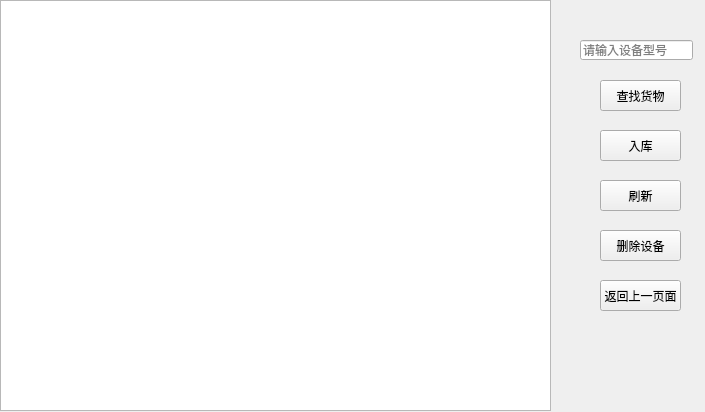
<?xml version="1.0" encoding="UTF-8"?>
<ui version="4.0">
 <class>Repertory</class>
 <widget class="QWidget" name="Repertory">
  <property name="geometry">
   <rect>
    <x>0</x>
    <y>0</y>
    <width>705</width>
    <height>412</height>
   </rect>
  </property>
  <property name="windowTitle">
   <string>Form</string>
  </property>
  <widget class="QListWidget" name="repertory_listWidget">
   <property name="geometry">
    <rect>
     <x>0</x>
     <y>0</y>
     <width>551</width>
     <height>411</height>
    </rect>
   </property>
  </widget>
  <widget class="QPushButton" name="repertory_back">
   <property name="geometry">
    <rect>
     <x>600</x>
     <y>280</y>
     <width>81</width>
     <height>31</height>
    </rect>
   </property>
   <property name="text">
    <string>返回上一页面</string>
   </property>
  </widget>
  <widget class="QLabel" name="sum">
   <property name="geometry">
    <rect>
     <x>590</x>
     <y>10</y>
     <width>111</width>
     <height>16</height>
    </rect>
   </property>
   <property name="text">
    <string/>
   </property>
  </widget>
  <widget class="QPushButton" name="repertory_add">
   <property name="geometry">
    <rect>
     <x>600</x>
     <y>130</y>
     <width>81</width>
     <height>31</height>
    </rect>
   </property>
   <property name="text">
    <string>入库</string>
   </property>
  </widget>
  <widget class="QLineEdit" name="find_input">
   <property name="geometry">
    <rect>
     <x>580</x>
     <y>40</y>
     <width>113</width>
     <height>20</height>
    </rect>
   </property>
   <property name="placeholderText">
    <string>请输入设备型号</string>
   </property>
  </widget>
  <widget class="QPushButton" name="repertory_find">
   <property name="geometry">
    <rect>
     <x>600</x>
     <y>80</y>
     <width>81</width>
     <height>31</height>
    </rect>
   </property>
   <property name="text">
    <string>查找货物</string>
   </property>
  </widget>
  <widget class="QPushButton" name="repertory_refresh">
   <property name="geometry">
    <rect>
     <x>600</x>
     <y>180</y>
     <width>81</width>
     <height>31</height>
    </rect>
   </property>
   <property name="text">
    <string>刷新</string>
   </property>
  </widget>
  <widget class="QPushButton" name="repretory_delete">
   <property name="geometry">
    <rect>
     <x>600</x>
     <y>230</y>
     <width>81</width>
     <height>31</height>
    </rect>
   </property>
   <property name="text">
    <string>删除设备</string>
   </property>
  </widget>
  <widget class="QLabel" name="sum_2">
   <property name="geometry">
    <rect>
     <x>590</x>
     <y>60</y>
     <width>111</width>
     <height>16</height>
    </rect>
   </property>
   <property name="text">
    <string/>
   </property>
  </widget>
 </widget>
 <resources/>
 <connections/>
</ui>
